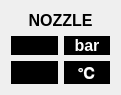
  <widget class="QWidget" name="verticalLayoutWidget_8">
   <property name="geometry">
    <rect>
     <x>1360</x>
     <y>440</y>
     <width>121</width>
     <height>77</height>
    </rect>
   </property>
   <layout class="QVBoxLayout" name="verticalLayout_9">
    <item>
     <widget class="QLabel" name="MFM1_LABEL_11">
      <property name="font">
       <font>
        <family>Arial</family>
        <pointsize>12</pointsize>
        <weight>75</weight>
        <bold>true</bold>
       </font>
      </property>
      <property name="text">
       <string>NOZZLE</string>
      </property>
      <property name="alignment">
       <set>Qt::AlignCenter</set>
      </property>
     </widget>
    </item>
    <item>
     <layout class="QHBoxLayout" name="horizontalLayout_16">
      <item>
       <widget class="QLabel" name="NOZZLE_P">
        <property name="font">
         <font>
          <family>Arial</family>
          <pointsize>12</pointsize>
          <weight>75</weight>
          <bold>true</bold>
         </font>
        </property>
        <property name="styleSheet">
         <string notr="true">color: rgb(255, 255, 255);
background-color: rgb(0, 0, 0);</string>
        </property>
        <property name="text">
         <string/>
        </property>
        <property name="alignment">
         <set>Qt::AlignCenter</set>
        </property>
       </widget>
      </item>
      <item>
       <widget class="QLabel" name="UNIT_16">
        <property name="font">
         <font>
          <family>Arial</family>
          <pointsize>12</pointsize>
          <weight>75</weight>
          <bold>true</bold>
         </font>
        </property>
        <property name="styleSheet">
         <string notr="true">color: rgb(255, 255, 255);
background-color: rgb(0, 0, 0);</string>
        </property>
        <property name="text">
         <string>bar</string>
        </property>
        <property name="alignment">
         <set>Qt::AlignCenter</set>
        </property>
       </widget>
      </item>
     </layout>
    </item>
    <item>
     <layout class="QHBoxLayout" name="horizontalLayout_17">
      <item>
       <widget class="QLabel" name="NOZZLE_T">
        <property name="font">
         <font>
          <family>Arial</family>
          <pointsize>12</pointsize>
          <weight>75</weight>
          <bold>true</bold>
         </font>
        </property>
        <property name="styleSheet">
         <string notr="true">color: rgb(255, 255, 255);
background-color: rgb(0, 0, 0);</string>
        </property>
        <property name="text">
         <string/>
        </property>
        <property name="alignment">
         <set>Qt::AlignCenter</set>
        </property>
       </widget>
      </item>
      <item>
       <widget class="QLabel" name="UNIT_17">
        <property name="font">
         <font>
          <family>Arial</family>
          <pointsize>12</pointsize>
          <weight>75</weight>
          <bold>true</bold>
         </font>
        </property>
        <property name="styleSheet">
         <string notr="true">color: rgb(255, 255, 255);
background-color: rgb(0, 0, 0);</string>
        </property>
        <property name="text">
         <string>℃</string>
        </property>
        <property name="alignment">
         <set>Qt::AlignCenter</set>
        </property>
       </widget>
      </item>
     </layout>
    </item>
   </layout>
  </widget>
